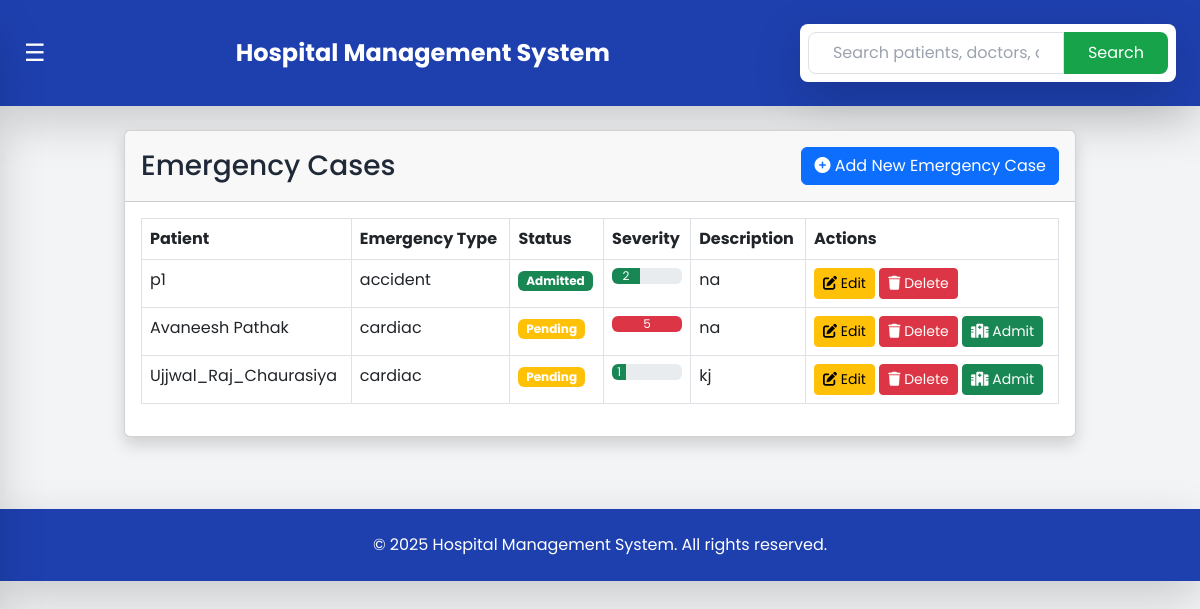
The app's page /emergency/ (signed in) with its own data.
### hms/models.py (models this page shows, shortened)
class EmergencyCase(models.Model):
    class Status(models.TextChoices):
        PENDING = "Pending", _("Pending")
        ADMITTED = "Admitted", _("Admitted")
        DISCHARGED = "Discharged", _("Discharged")
    EMERGENCY_TYPES = [
        ('accident', 'Accident'),
        ('cardiac', 'Cardiac Arrest'),
        ('stroke', 'Stroke'),
        ('respiratory', 'Respiratory Emergency'),
        ('other', 'Other'),
    ]
    patient = models.OneToOneField(Patient, on_delete=models.CASCADE)
    referred_by = models.CharField(max_length=255, null=True, blank=True)
    referrer_contact = models.CharField(max_length=15, null=True, blank=True)
    emergency_type = models.CharField(max_length=20, choices=EMERGENCY_TYPES)
    case_description = models.TextField()
    severity = models.IntegerField(default=1, help_text="Severity Level (1-5)")
    admitted_on = models.DateTimeField(auto_now_add=True)
    status = models.CharField(max_length=20, choices=Status.choices, default=Status.PENDING)

class Patient(models.Model):
    patient_code = models.CharField(max_length=10, unique=True, editable=False, blank=True, null=True)
    created_at = models.DateTimeField(default=now)
    user = models.OneToOneField(CustomUser, on_delete=models.CASCADE, related_name="patient")
    date_of_birth = models.DateField(blank=True, null=True)
    contact_number = models.CharField(max_length=15, blank=True, null=True)
    address = models.TextField(blank=True, null=True)
    gender = models.CharField(max_length=10, choices=CustomUser.GENDER_CHOICES, blank=True, null=True)
    aadhar_number = models.CharField(max_length=12, unique=True, validators=[MinLengthValidator(12)], blank=True, null=True)
    blood_group = models.CharField(max_length=3, blank=True, null=True, choices=[
        ('A+', 'A+'), ('A-', 'A-'), ('B+', 'B+'), ('B-', 'B-'),
        ('O+', 'O+'), ('O-', 'O-'), ('AB+', 'AB+'), ('AB-', 'AB-')
    ])
    email = models.EmailField(unique=True, blank=True, null=True)
    guarantor_name = models.CharField(max_length=255, blank=True, null=True)
    guarantor_address = models.TextField(blank=True, null=True)
    guarantor_mobile = models.CharField(max_length=15, blank=True, null=True)
    guarantor_relationship = models.CharField(max_length=50, blank=True, null=True)
    guarantor_gender = models.CharField(max_length=10, choices=CustomUser.GENDER_CHOICES, blank=True, null=True)
    profile_picture = models.ImageField(upload_to='patient_profiles/', blank=True, null=True)

class CustomUser(AbstractUser):
    GENDER_CHOICES = (
        ('male', 'Male'),
        ('female', 'Female'),
        ('other', 'Other'),
    )
    full_name = models.CharField(max_length=255, blank=True, null=True)
    contact_number = models.CharField(max_length=15, blank=True, null=True)
    address = models.TextField(blank=True, null=True)
    gender = models.CharField(max_length=10, choices=GENDER_CHOICES, blank=True, null=True)
    groups = models.ManyToManyField(Group, related_name="customuser_groups", blank=True)
    user_permissions = models.ManyToManyField(Permission, related_name="customuser_permissions", blank=True)

### hms/views.py (the view)
# urls.py: path('emergency/', views.emergency, name='emergency'),
@login_required
def emergency(request):
    emergencies = EmergencyCase.objects.all()
    return render(request, 'hms/emergency.html', {'emergencies': emergencies})

### hms/templatetags/custom_filters.py (called while the page is built)
@register.filter
def multiply(value, arg):
    return value * arg

### hms/templates/hms/emergency.html (shortened to what this page needs)
{% extends 'hms/base.html' %}
{% load custom_filters %}
{% block content %}
<div class="container-fluid">
    <div class="card shadow mb-4">
        <div class="card-header py-3 d-flex justify-content-between align-items-center">
            <h1 class="h3 mb-0 text-gray-800">Emergency Cases</h1>
            <a href="{% url 'add_emergency_case' %}" class="btn btn-primary">
                <i class="fas fa-plus-circle"></i> Add New Emergency Case
            </a>
        </div>
        <div class="card-body">
            <div class="table-responsive">
                <table class="table table-bordered table-hover" id="dataTable" width="100%" cellspacing="0">
                    <thead class="thead-light">
                        <tr>
                            <th>Patient</th>
                            <th>Emergency Type</th>
                            <th>Status</th>
                            <th>Severity</th>
                            <th>Description</th>
                            <th>Actions</th>
                        </tr>
                    </thead>
                    <tbody id="emergencyTableBody">
                        {% for emergency in emergencies %}
                        <tr>
                            <td>{{ emergency.patient.user.full_name }}</td>
                            <td>{{ emergency.emergency_type }}</td>
                            <td>
                                <span class="badge
                                    {% if emergency.status == 'Pending' %}bg-warning
                                    {% elif emergency.status == 'Admitted' %}bg-success
                                    {% elif emergency.status == 'Discharged' %}bg-secondary
                                    {% endif %}">
                                    {{ emergency.status }}
                                </span>
                            </td>
                            <td>
                                <div class="progress">
                                    <div class="progress-bar
                                        {% if emergency.severity <= 2 %}bg-success
                                        {% elif emergency.severity == 3 %}bg-warning
                                        {% else %}bg-danger
                                        {% endif %}"
                                        role="progressbar"
                                        style="width: {{ emergency.severity|multiply:20 }}%"
                                        aria-valuenow="{{ emergency.severity }}"
                                        aria-valuemin="1"
                                        aria-valuemax="5">
                                        {{ emergency.severity }}
                                    </div>
                                </div>
                            </td>
                            <td>{{ emergency.case_description|truncatechars:50 }}</td>
                            <td>
                                <a href="{% url 'edit_emergency_case' emergency.id %}" class="btn btn-sm btn-warning">
                                    <i class="fas fa-edit"></i> Edit
                                </a>
                                <a href="{% url 'delete_emergency_case' emergency.id %}" class="btn btn-sm btn-danger">
                                    <i class="fas fa-trash"></i> Delete
                                </a>
                                {% if emergency.status == 'Pending' %}
                                <a href="{% url 'admit_emergency_patient' emergency.id %}" class="btn btn-sm btn-success">
                                    <i class="fas fa-hospital"></i> Admit
                                </a>
                                {% endif %}
                            </td>
                        </tr>
                        {% endfor %}
                    </tbody>
                </table>
            </div>
        </div>
    </div>
</div>
{% endblock %}

### hms/templates/hms/base.html (style rules this page uses)
body { font-family: 'Poppins', sans-serif; }

### records on screen
EmergencyCase: patient.user.full_name "p1", emergency_type "accident", status "Admitted", severity "2", case_description "na"
EmergencyCase: patient.user.full_name "Avaneesh Pathak", emergency_type "cardiac", status "Pending", severity "5", case_description "na", shows "Admit"
EmergencyCase: patient.user.full_name "Ujjwal_Raj_Chaurasiya", emergency_type "cardiac", status "Pending", severity "1", case_description "kj", shows "Admit"
